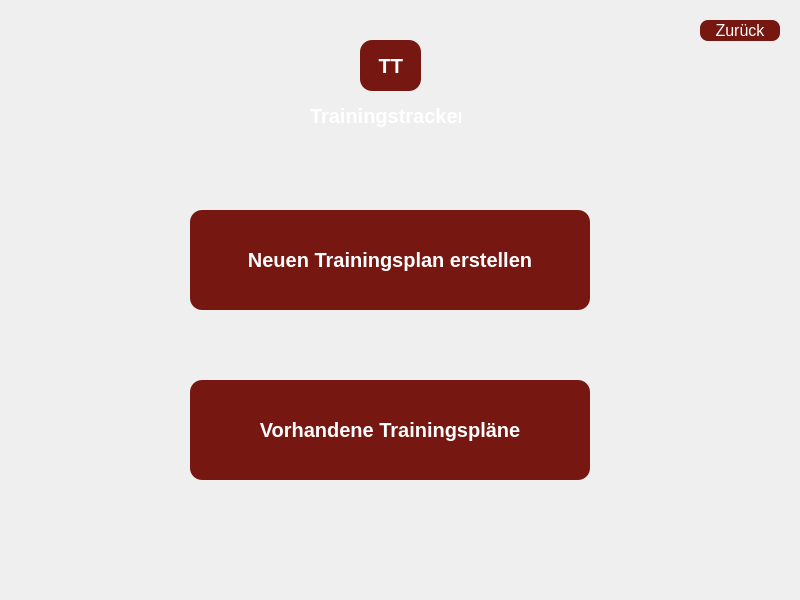
<?xml version="1.0" encoding="UTF-8"?>
<ui version="4.0">
 <class>Training</class>
 <widget class="QDialog" name="Training">
  <property name="geometry">
   <rect>
    <x>0</x>
    <y>0</y>
    <width>800</width>
    <height>600</height>
   </rect>
  </property>
  <property name="windowTitle">
   <string>Dialog</string>
  </property>
  <property name="styleSheet">
   <string notr="true">*{
	color: white;
	font-family: &quot;Trebuchet MS&quot;;
	text-align: center;
}

#Training{
	background-image: url(:/background_menu.jpg);
}

#Logo {
	background-color: #761811;
	border-radius: 12px;
	padding: 8px;
	font-weight: bold;
	font-size: 15pt;
}

#Titel{
	font-weight: bold;
	font-size: 15pt;
	background: transparent;
}

#pushButton_newTraining{
	font-size: 15pt;
	font-weight: bold;
	border-radius: 12px;
	color: white;
	background-color: #761811;
}

#pushButton_oldTraining{
	font-size: 15pt;
	font-weight: bold;
	border-radius: 12px;
	color: white;
	background-color: #761811;
}

#pushButton_Back{
	background-color: #761811;
	font-size: 12pt;
   border-radius: 8px;
	color:white;
}

#pushButton_newTraining:hover{
	background-color: rgb(89,89,89);
	border: 5px solid #761811;
}

#pushButton_oldTraining:hover{
	background-color: rgb(89,89,89);
	border: 5px solid #761811;
}</string>
  </property>
  <widget class="QLabel" name="Logo">
   <property name="geometry">
    <rect>
     <x>360</x>
     <y>40</y>
     <width>61</width>
     <height>51</height>
    </rect>
   </property>
   <property name="text">
    <string> TT</string>
   </property>
  </widget>
  <widget class="QLabel" name="Titel">
   <property name="geometry">
    <rect>
     <x>310</x>
     <y>100</y>
     <width>151</width>
     <height>31</height>
    </rect>
   </property>
   <property name="text">
    <string>Trainingstracker</string>
   </property>
  </widget>
  <widget class="QPushButton" name="pushButton_newTraining">
   <property name="geometry">
    <rect>
     <x>190</x>
     <y>210</y>
     <width>400</width>
     <height>100</height>
    </rect>
   </property>
   <property name="text">
    <string>Neuen Trainingsplan erstellen</string>
   </property>
  </widget>
  <widget class="QPushButton" name="pushButton_oldTraining">
   <property name="geometry">
    <rect>
     <x>190</x>
     <y>380</y>
     <width>400</width>
     <height>100</height>
    </rect>
   </property>
   <property name="text">
    <string>Vorhandene Trainingspläne</string>
   </property>
  </widget>
  <widget class="QPushButton" name="pushButton_Back">
   <property name="geometry">
    <rect>
     <x>700</x>
     <y>20</y>
     <width>80</width>
     <height>21</height>
    </rect>
   </property>
   <property name="text">
    <string>Zurück</string>
   </property>
  </widget>
 </widget>
 <resources/>
 <connections/>
</ui>
